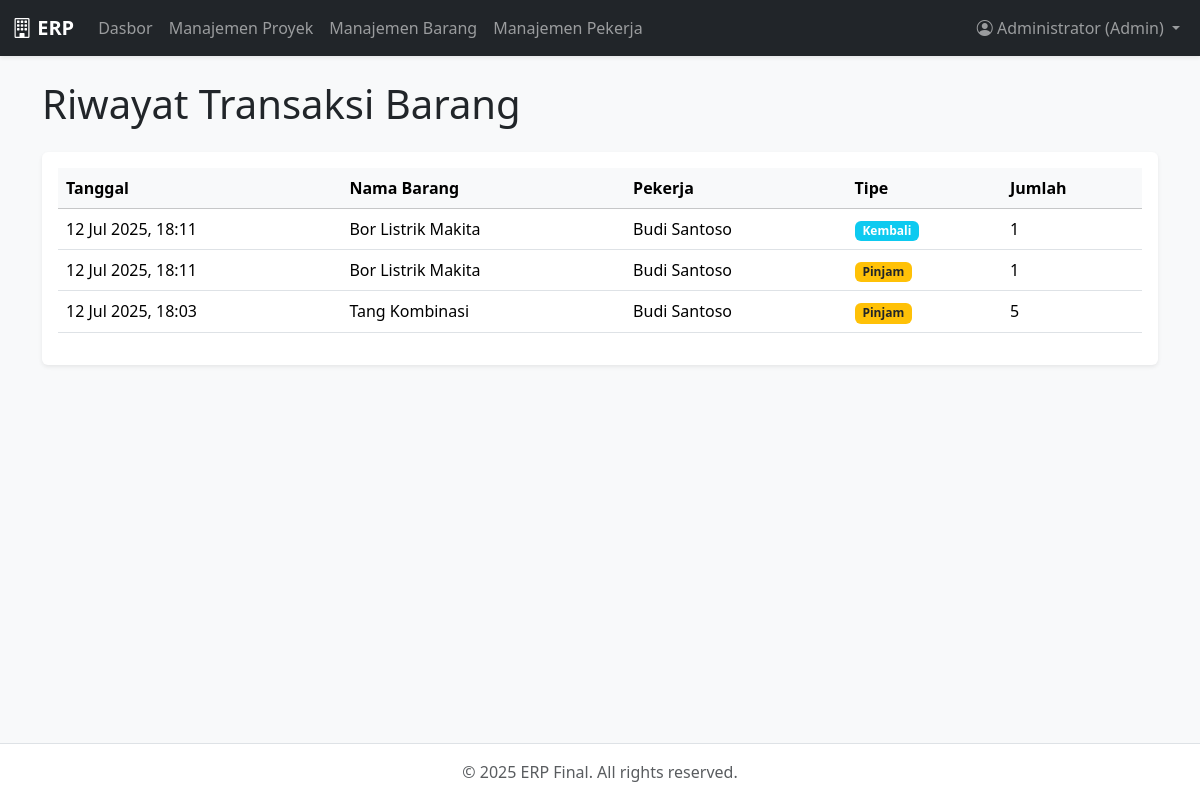
The app's page /admin/inventory/history.php (signed in) with its own data.
### tables this page shows
CREATE TABLE inventory_transactions (
        id INTEGER PRIMARY KEY AUTOINCREMENT,
        item_id INTEGER,
        user_id INTEGER,
        tipe TEXT CHECK(tipe IN ('Pinjam', 'Kembali')) NOT NULL,
        jumlah INTEGER,
        tanggal DATETIME DEFAULT CURRENT_TIMESTAMP,
        FOREIGN KEY (item_id) REFERENCES inventory_items(id),
        FOREIGN KEY (user_id) REFERENCES users(id)
    );

CREATE TABLE inventory_items (
        id INTEGER PRIMARY KEY AUTOINCREMENT,
        nama_barang VARCHAR(100) NOT NULL,
        kode_barang VARCHAR(20) UNIQUE NOT NULL,
        stok_total INTEGER NOT NULL,
        stok_tersedia INTEGER NOT NULL
    );

CREATE TABLE users (
        id INTEGER PRIMARY KEY AUTOINCREMENT,
        username VARCHAR(50) UNIQUE NOT NULL,
        password VARCHAR(255) NOT NULL,
        nama_lengkap VARCHAR(100),
        role TEXT CHECK(role IN ('admin', 'pekerja')) NOT NULL
    );

### admin/inventory/history.php (the view, shortened to what this page needs)
<?php
require_once __DIR__ . '/../../templates/header.php';
$transactions = $db->query("
    SELECT t.tanggal, t.tipe, t.jumlah, i.nama_barang, u.nama_lengkap
    FROM inventory_transactions t
    JOIN inventory_items i ON t.item_id = i.id
    JOIN users u ON t.user_id = u.id
    ORDER BY t.tanggal DESC
")->fetchAll();
?>
<main class="container mt-4">
    <h1 class="mb-4">Riwayat Transaksi Barang</h1>
    <div class="card shadow-sm"><div class="card-body"><div class="table-responsive">
        <table class="table table-hover align-middle">
            <thead class="table-light"><tr><th>Tanggal</th><th>Nama Barang</th><th>Pekerja</th><th>Tipe</th><th>Jumlah</th></tr></thead>
            <tbody>
                <?php foreach ($transactions as $t):
                    $badge = $t['tipe'] == 'Pinjam' ? 'bg-warning text-dark' : 'bg-info';
                ?>
                <tr>
                    <td><?= date('d M Y, H:i', strtotime($t['tanggal'])) ?></td>
                    <td><?= htmlspecialchars($t['nama_barang']) ?></td>
                    <td><?= htmlspecialchars($t['nama_lengkap']) ?></td>
                    <td><span class="badge <?= $badge ?>"><?= $t['tipe'] ?></span></td>
                    <td><?= $t['jumlah'] ?></td>
                </tr>
                <?php endforeach; ?>
            </tbody>
        </table>
    </div></div></div>
</main>
<?php require_once __DIR__ . '/../../templates/footer.php'; ?>

### style.css (style rules this page uses)
body { background-color: #f0f2f5; }
.card { border: none; }

### records on screen
inventory_transactions: tanggal "12 Jul 2025, 18:11", item.nama_barang "Bor Listrik Makita", user.nama_lengkap "Budi Santoso", tipe "Kembali", jumlah "1"
inventory_transactions: tanggal "12 Jul 2025, 18:11", item.nama_barang "Bor Listrik Makita", user.nama_lengkap "Budi Santoso", tipe "Pinjam", jumlah "1"
inventory_transactions: tanggal "12 Jul 2025, 18:03", item.nama_barang "Tang Kombinasi", user.nama_lengkap "Budi Santoso", tipe "Pinjam", jumlah "5"

### other values on screen
$_SESSION['user_name'] "Administrator"
$_SESSION['user_role'] "Admin"
